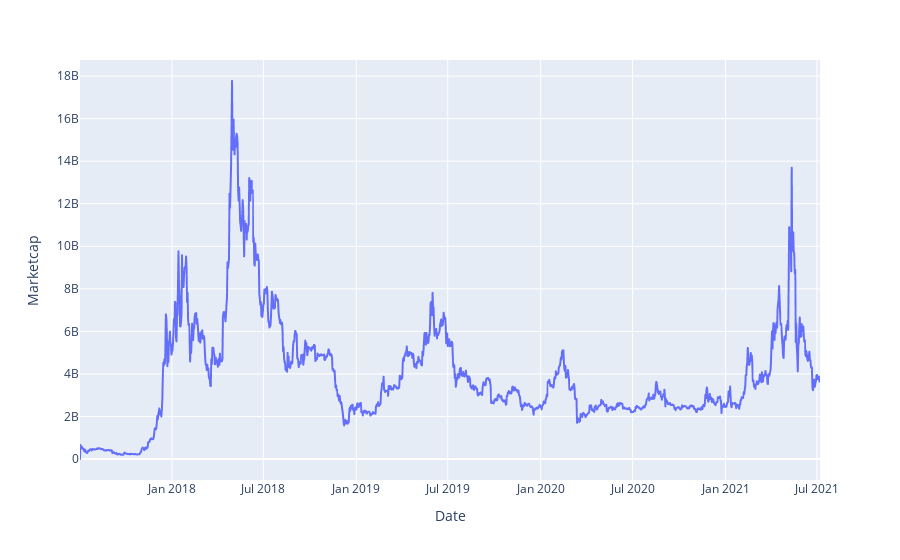

The code cell stored with this chart in its notebook:
### Code cell
fig = px.line(data, x='Date', y="Marketcap")
fig.show();

### Figure 1 — Plotly figure (JSON) as saved in the notebook; plotly's stock layout.template omitted (floating-point values rounded to 4 significant figures; data arrays with more than 128 entries replaced by an {"elided": "..."} marker saying what was removed)
{"data": [{"hovertemplate": "Date=%{x}<br>Marketcap=%{y}<extra></extra>", "legendgroup": "", "line": {"color": "#636efa", "dash": "solid"}, "marker": {"symbol": "circle"}, "mode": "lines", "name": "", "showlegend": false, "x": {"elided": "1466 str values"}, "xaxis": "x", "y": {"elided": "1466 float values"}, "yaxis": "y", "type": "scattergl"}], "layout": {"xaxis": {"anchor": "y", "domain": [0, 1], "title": {"text": "Date"}}, "yaxis": {"anchor": "x", "domain": [0, 1], "title": {"text": "Marketcap"}}, "legend": {"tracegroupgap": 0}, "margin": {"t": 60}}}
